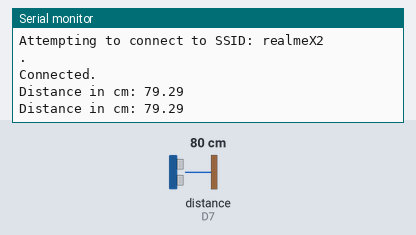
Simulated run of this sketch. Board: ESP8266 (NodeMCU). Shown: the last lines printed to the serial monitor. The test bench sets the inputs (shaded band); at power-on: distance to the obstacle (sensor on D7) 80 cm. The echo pulse lasts 58.3 µs per cm; WiFi joins after 1.5 s; servers stay silent unless stated.

Above: at 7.1 s.
7.2 s: distance to the obstacle (sensor on D7) set to 2 cm
At 8.7 s:
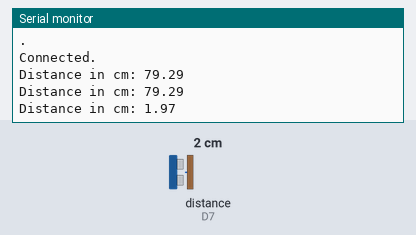
9.5 s: distance to the obstacle (sensor on D7) set to 4 cm
At 11.2 s:
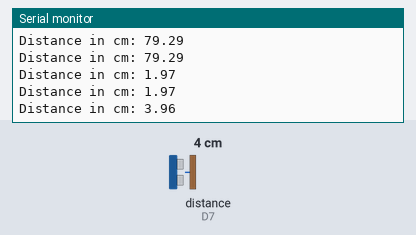
Timing chart, 0 to 12.7 s (numbered marks = the images above; inputs shaded):
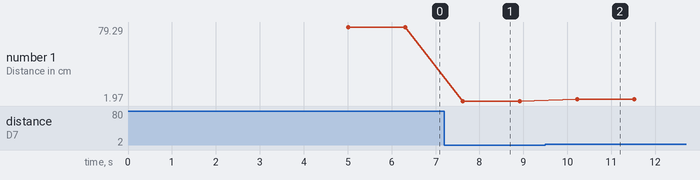

Measured:
- after the input at 7.2 s, the serial monitor: prints a new line after 0.42 s (image 1)
- after the input at 9.5 s, the serial monitor: prints a new line after 0.72 s (image 2)
- plotted number 1: 79.29 → 1.97 after the input at 7.2 s, 1.97 → 3.96 after the input at 9.5 s

The sketch:

v2.ino
```cpp
#include "ThingSpeak.h"
#include <WiFiClient.h>
#include <ESP8266WiFi.h>

//----------- Enter you Wi-Fi Details---------//
char ssid[] = "realmeX2"; //SSID
char pass[] = "123456798"; // Password
//-------------------------------------------//

const int trigger = D6;
const int echo = D7;
long T;
float distanceCM;
WiFiClient  client;

unsigned long myChannelField = 1884400; // Channel ID
const int ChannelField = 1; // Which channel to write data
const char * myWriteAPIKey = "X30AYTWXRKLTWP0X"; // Your write API Key

void setup()
{
  Serial.begin(9600);
  pinMode(trigger, OUTPUT);
  pinMode(echo, INPUT);
  WiFi.mode(WIFI_STA);
  ThingSpeak.begin(client);
}
void loop()
{
  if (WiFi.status() != WL_CONNECTED)
  {
    Serial.print("Attempting to connect to SSID: ");
    Serial.println(ssid);
    while (WiFi.status() != WL_CONNECTED)
    {
      WiFi.begin(ssid, pass);
      Serial.print(".");
      delay(5000);
    }
    Serial.println("\nConnected.");
  }
  digitalWrite(trigger, LOW);
  delay(1);
  digitalWrite(trigger, HIGH);
  delayMicroseconds(10);
  digitalWrite(trigger, LOW);
  T = pulseIn(echo, HIGH);
  distanceCM = T * 0.034;
  distanceCM = distanceCM / 2;
  Serial.print("Distance in cm: ");
  Serial.println(distanceCM);
  ThingSpeak.writeField(myChannelField, ChannelField, distanceCM, myWriteAPIKey);
  delay(1000);
}
```
